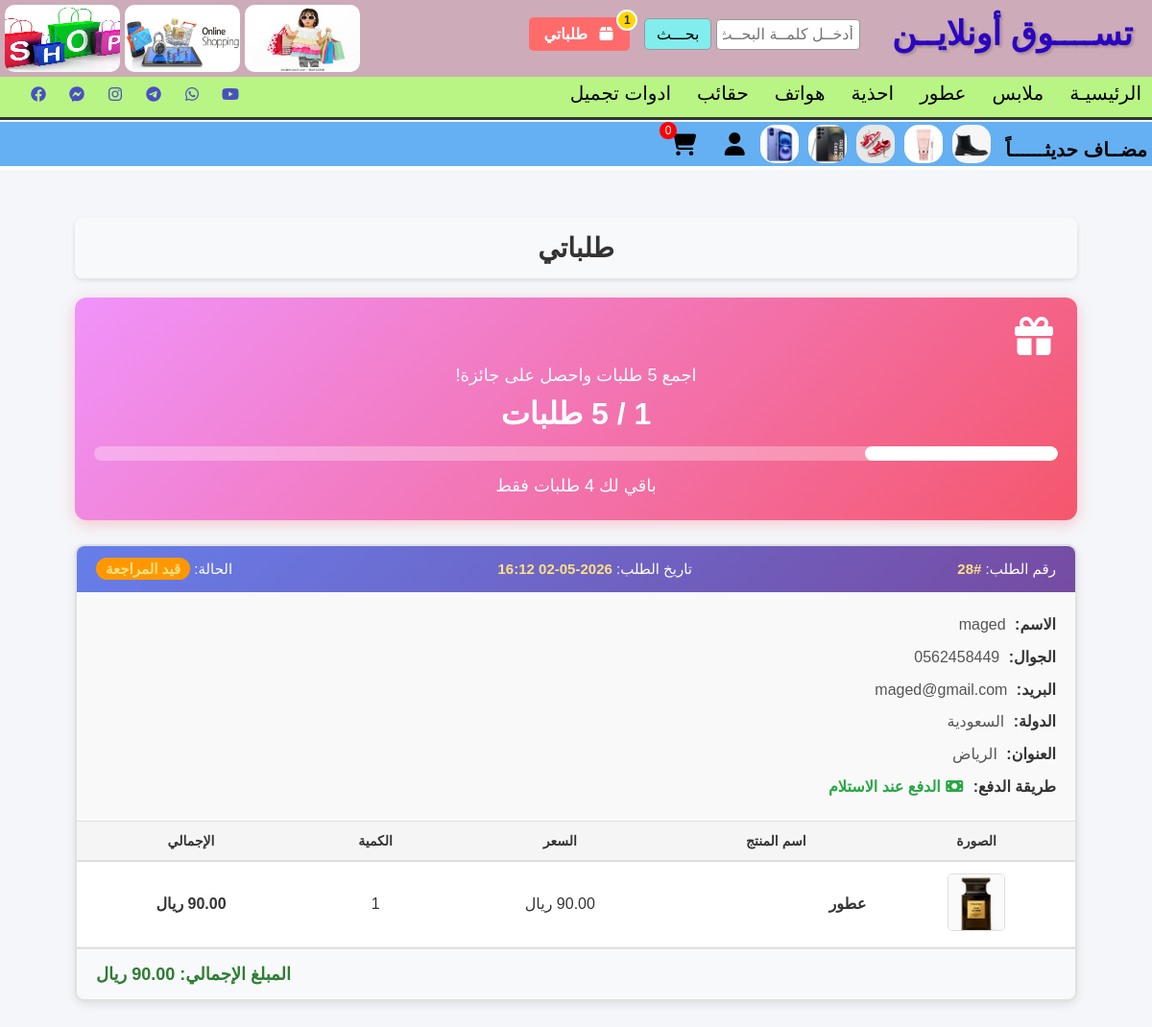
/my_orders.php (signed in), run on the app's committed database.
### tables this page shows
CREATE TABLE `section` (
  `id` int(11) NOT NULL,
  `m` varchar(30) NOT NULL
);

CREATE TABLE `product` (
  `id` int(11) NOT NULL,
  `proname` varchar(200) NOT NULL,
  `proimg` varchar(200) NOT NULL,
  `proprice` varchar(200) NOT NULL,
  `prosection` varchar(200) NOT NULL,
  `prodescrip` varchar(1000) NOT NULL,
  `prosize` varchar(1000) NOT NULL,
  `prounv` varchar(100) NOT NULL,
  `quantity` int(11) NOT NULL
);

CREATE TABLE `orders` (
  `id` int(11) NOT NULL,
  `user_id` int(11) DEFAULT NULL,
  `full_name` varchar(256) NOT NULL,
  `email` varchar(200) NOT NULL,
  `phone` varchar(20) NOT NULL,
  `country` varchar(50) NOT NULL,
  `address` text NOT NULL,
  `total_price` decimal(10,2) NOT NULL,
  `payment_method` varchar(50) DEFAULT 'cash',
  `payment_status` varchar(20) DEFAULT 'pending',
  `payment_receipt` varchar(255) DEFAULT NULL,
  `status` tinyint(1) NOT NULL,
  `order_date` timestamp NOT NULL DEFAULT current_timestamp() ON UPDATE current_timestamp()
);

CREATE TABLE `order_items` (
  `id` int(11) NOT NULL,
  `order_id` int(11) NOT NULL,
  `product_id` int(11) NOT NULL,
  `product_name` varchar(256) NOT NULL,
  `product_price` decimal(10,2) NOT NULL,
  `product_img` varchar(256) NOT NULL,
  `quantity` int(11) NOT NULL
);

### my_orders.php (the view, shortened to what this page needs)
<?php
include('file/header.php');
$user_id = $_SESSION['user_id'];
$count_orders_q = mysqli_query($conn, "SELECT COUNT(*) as total FROM orders WHERE user_id='$user_id'");
$count_orders = mysqli_fetch_assoc($count_orders_q)['total'];
$remaining = 5 - $count_orders;
?>
<!DOCTYPE html>
<html lang="ar" dir="rtl">
<head>
    <link rel="stylesheet" href="https://cdnjs.cloudflare.com/ajax/libs/font-awesome/6.4.0/css/all.min.css">
</head>
<body>
<main>
<div class="orders-container">
    <div class="page-title">طلباتي</div>
    <div class="reward-box <?php if($count_orders >= 5) echo 'won'; ?>">
        <?php if($count_orders >= 5){ ?>
            <i class="fa-solid fa-trophy"></i>
            <div class="text">مبروك! أكملت 5 طلبات</div>
            <div class="count"><?php echo $count_orders; ?> طلبات</div>
            <div class="text">لقد فزت بجائزة! 🎉</div>
            <button class="btn-claim" onclick="alert('تواصل مع الدعم للحصول على جائزتك: كوبون خصم 20%')">
                <i class="fa-solid fa-gift"></i> استلم جائزتك
            </button>
        <?php } else { ?>
            <i class="fa-solid fa-gift"></i>
            <div class="text">اجمع 5 طلبات واحصل على جائزة!</div>
            <div class="count"><?php echo $count_orders; ?> / 5 طلبات</div>
            <div class="progress">
                <div class="progress-bar" style="width:<?php echo ($count_orders/5)*100; ?>%"></div>
            </div>
            <div class="text">باقي لك <?php echo $remaining; ?> طلبات فقط</div>
        <?php } ?>
    </div>
    <?php
    $query_orders = "SELECT * FROM orders WHERE user_id = '$user_id' ORDER BY id DESC";
    $result_orders = mysqli_query($conn, $query_orders);
    if(mysqli_num_rows($result_orders) > 0){
        while($order = mysqli_fetch_assoc($result_orders)){
            $status_text = ''; $status_class = 'status-' . $order['status'];
            if($order['status'] == 0) $status_text = 'قيد المراجعة';
            elseif($order['status'] == 1) $status_text = 'تم الشحن';
            elseif($order['status'] == 2) $status_text = 'مكتمل';
            elseif($order['status'] == 3) $status_text = 'ملغي';
            else $status_text = 'غير معروف';
            $order_date = date('Y-m-d H:i', strtotime($order['order_date']));
    ?>
    <div class="order-box">
        <div class="order-header">
            <span>رقم الطلب: <strong>#<?php echo $order['id']; ?></strong></span>
            <span>تاريخ الطلب: <strong><?php echo $order_date; ?></strong></span>
            <span>الحالة: <strong class="<?php echo $status_class; ?>"><?php echo $status_text; ?></strong></span>
        </div>
        <div class="order-info">
            <div><strong>الاسم:</strong> <?php echo htmlspecialchars($order['full_name']); ?></div>
            <div><strong>الجوال:</strong> <?php echo htmlspecialchars($order['phone']); ?></div>
            <div><strong>البريد:</strong> <?php echo htmlspecialchars($order['email']); ?></div>
            <div><strong>الدولة:</strong> <?php echo htmlspecialchars($order['country']); ?></div>
            <div><strong>العنوان:</strong> <?php echo htmlspecialchars($order['address']); ?></div>
            <div><strong>طريقة الدفع:</strong>
                <?php
                if($order['payment_method'] == 'card'){
                    echo '<span style="color:#667eea;font-weight:bold;"><i class="fa-solid fa-credit-card"></i> الدفع بالبطاقة</span>';
                } else {
                    echo '<span style="color:#28a745;font-weight:bold;"><i class="fa-solid fa-money-bill"></i> الدفع عند الاستلام</span>';
                }
                ?>
            </div>
        </div>
        <table class="items-table">
            <thead><tr><th>الصورة</th><th>اسم المنتج</th><th>السعر</th><th>الكمية</th><th>الإجمالي</th></tr></thead>
            <tbody>
                <?php
                $order_id = $order['id'];
                $query_items = "SELECT * FROM order_items WHERE order_id = '$order_id'";
                $result_items = mysqli_query($conn, $query_items);
                while($item = mysqli_fetch_assoc($result_items)){
                    $subtotal = $item['product_price'] * $item['quantity'];
                ?>
                <tr>
                    <td><img src="uploads/img/<?php echo $item['product_img']; ?>" alt=""></td>
                    <td class="product-name"><?php echo htmlspecialchars($item['product_name']); ?></td>
                    <td><?php echo number_format($item['product_price'], 2); ?> ريال</td>
                    <td><?php echo $item['quantity']; ?></td>
                    <td><strong><?php echo number_format($subtotal, 2); ?> ريال</strong></td>
                </tr>
                <?php } ?>
            </tbody>
        </table>
        <div class="order-total">المبلغ الإجمالي: <?php echo number_format($order['total_price'], 2); ?> ريال</div>
    </div>
    <?php
        }
    } else {
        echo '<div class="no-orders"><i class="fa-solid fa-box-open"></i>لا توجد طلبات حتى الآن</div>';
    }
    ?>
</div>
</main>
</body>
</html>

### file/header.php (shortened to what this page needs)
<?php
$host="localhost";
$username="root";
$password="";
$dbname="shopping";
$conn= mysqli_connect($host,$username,$password,$dbname);
?>
<!DOCTYPE html>
<html lang="en">
<head>
    <link rel="stylesheet" href="./style.css">
    <link rel="stylesheet" href="https://cdnjs.cloudflare.com/ajax/libs/font-awesome/7.0.1/css/all.min.css" />
</head>
<body>
    <header>
        <div class="logo">
            <h1>تســــوق أونلايــن</h1>
<img src="img/1.jpg">
<img src="img/2.jpg">
<img src="img/3.jpg">
        </div>
<div class="search">
    <div class="search_bar">
        <form action="search.php" method="get">
<input type="text" class="search_input" name="search" placeholder="أدخــل كلمــة البحــث">
<button class="button_search" type="submit" name="btn_search">بحـــث</button>
<?php
$order_count = 0;
if(isset($_SESSION['user_id'])){
    $user_id = $_SESSION['user_id'];
    $count_q = mysqli_query($conn, "SELECT COUNT(*) as c FROM orders WHERE user_id='$user_id'");
    $order_count = mysqli_fetch_assoc($count_q)['c'];
}
?>
<a href="my_orders.php" class="btn-myorders">
    <i class="fa-solid fa-box"></i> طلباتي
    <?php if($order_count > 0){ ?>
        <span class="order-badge"><?php echo $order_count; ?></span>
    <?php } ?>
</a>
        </form>
    </div>
</div>
    </header>
  <nav>
    <div class="social">
        <ul>
            <li><a href="https://facebook.com/صفحة فسبوك صاحب المتجر" target_blank><i class="fa-brands fa-facebook"></i></a></li>
             <li><a href="https://m.me/صفحة فسبوك صاحب المتجر" target_blank><i class="fa-brands fa-facebook-messenger"></i></a></li>
              <li><a href="" target_blank><i class="fa-brands fa-instagram"></i></a></li>
             <li><a href="https://t.me/اسمك بالتلجرام" target_blank><i class="fa-brands fa-telegram"></i></a></li>
             <li><a href="https://wa.me/+966562458449" target_blank><i class="fa-brands fa-whatsapp"></i></a></li>
              <li><a href="https://youtube.com/@صفحة صاحب المتجر في اليتيوب" target_blank><i class="fa-brands fa-youtube"></i></a></li>
        </ul>
    </div>
<div class="ection">
<ul>
  <li><a href="index.php">الرئيسيـة</a></li>
    <?php
$query="SELECT * FROM section";
$result=mysqli_query($conn,$query);
while($row=mysqli_fetch_assoc($result)){
    ?>
<li><a href="section.php?section=<?php echo $row['m'];?>"><?php echo $row['m']; ?> </a></li>
   <?php
}
?>
</ul>
    </div>
    </nav>
    <div class="last_post">
        <h4>مضــاف حديثــــــاً</h4>
<ul>
    <?php
$query="SELECT * FROM product ORDER BY ID DESC LIMIT 5";
$result=mysqli_query($conn,$query);
while($row=mysqli_fetch_assoc($result)){
?>
    <li><a href="detalis.php?id=<?php echo $row['id'];?>">
    <span class="span-img">
<img src="uploads/img/<?php echo $row['proimg']; ?>">
    </span>
    </a>
    </li>
    <?php
}
?>
</ul>
<div class="cart">
    <ul>
        <li><a href="user/logout.php"><i class="fa-solid fa-user"></i></a></li>
<?php
$user_id = isset($_SESSION['user_id']) ? intval($_SESSION['user_id']) : 0;
$select_icon = "SELECT COUNT(*) as total FROM cart WHERE user_id = '$user_id'";
$result = mysqli_query($conn, $select_icon);
if($result){
    $row_data = mysqli_fetch_assoc($result);
    $row_count = $row_data['total'];
}else{
   $row_count = 0;
}
?>
        <li class="cart-icon"><a href="cart.php"><i class="fas fa-shopping-cart"></i></a>
        <span class="cart-count"><?php echo $row_count ?></span>
    </li>
    </ul>
</div>
</div>

### style.css (style rules this page uses)
* { margin:0; padding:0; box-sizing: border-box; }
body { font-family: Tahoma, Arial, sans-serif; background-color: #f4f6f9; color: #333; }
header { height: 80px; width: 100%; background-color: #c093a3be; overflow: hidden; }
.logo h1 { float: right; padding: 0px 10px; color: rgb(43, 6, 192); margin-left: 3px; font-size: 35px; font-weight: 900; margin-top: 15px; margin-right: 10px; text-shadow: 2px 2px 3px rgba(0,0,0,0.2); }
.logo img { width: 120px; height: 70px; border-radius: 10px; float: left; margin-top: 5px; margin-left: 5px; }
.search { float:right; margin-right: 20px; margin-top: 0px; }
.search_input { padding: 6px; color: rgb(116, 8, 8); width: 150px; font-size: 16px; border: 1px solid #999; margin-top: 20px; border-radius: 4px; }
.button_search { padding: 6px 12px; background-color: rgb(130, 237, 237); border: 1px solid #999; border-radius: 5px; cursor: pointer; font-size: 16px; }
nav { width: 100%; height: 45px; background-color: #a5f65ebe; border-bottom: 3px solid #333; }
.social ul { list-style: none; margin-left: 20px; }
.social ul li { float: left; padding: 5px 10px; margin-top: 5px; }
.social ul li a { color: #2218d4be; }
.ection ul { list-style:none; }
.ection ul li { float: right; padding: 5px 3px; margin-left: 5px; }
.ection ul li a { text-decoration: none; font-size: 20px; color: black; padding: 5px 8px; border-radius: 5px; transition: 0.3s; }
.last_post { width: 100%; height: 50px; background-color: rgb(101, 176, 242); border-bottom: 4px solid white; }
.last_post h4 { float:right; color: black; font-size: 20px; padding: 5px; margin-left: 10px; margin-top: 12px; }
.last_post ul { list-style: none; margin: 2px; padding: 3px; }
.last_post .span-img img { float:right; width: 40px; height: 40px; margin-left: 10px; border-radius: 15px; }
.cart ul { list-style-type: none; margin: 0; padding: 0; }
.cart ul li { display: inline-block; margin-left: 15px; padding: 2px; font-size: 24px; }
.cart ul li a { color: black; }
.cart-icon { position: relative; display: inline-block; }
.cart-count { position:absolute; top: -8px; left: -8px; background-color: #ff0000; color: #fff; padding: 2px 6px; border-radius: 50%; font-size: 12px; }
main { display: flex; flex-wrap: wrap; gap: 20px; padding: 20px; justify-content: flex-start; width: 100%; }

### file/header.php (style rules this page uses)
.btn-myorders { background: #ff6b6b; color: #fff; padding: 8px 15px; border-radius: 5px; text-decoration: none; font-weight: bold; margin-right: 10px; display: inline-block; position: relative; transition: all 0.3s; }
.btn-myorders i { margin-left: 5px; }
.order-badge { position: absolute; top: -8px; right: -8px; background: #ffd700; color: #333; border-radius: 50%; width: 22px; height: 22px; font-size: 12px; display: flex; align-items: center; justify-content: center; font-weight: bold; border: 2px solid #fff; }

### data on the page
section: m "ملابس"
section: m "عطور"
section: m "احذية"
section: m "هواتف"
section: m "حقائب"
section: m "ادوات تجميل"
product: proimg (picture)
product: proimg (picture)
product: proimg (picture)
product: proimg (picture)
product: proimg (picture)
orders: id "28", order_date "2026-05-02 16:12", status "قيد المراجعة", full_name "maged", phone "0562458449", email "maged@gmail.com", country "السعودية", address "الرياض", payment_method "الدفع عند الاستلام"
order_items: product_img (picture), product_name "عطور", quantity "1"

### other printed values
$order_count "1"
$row_count "0"
$count_orders "1"
$remaining "4"
